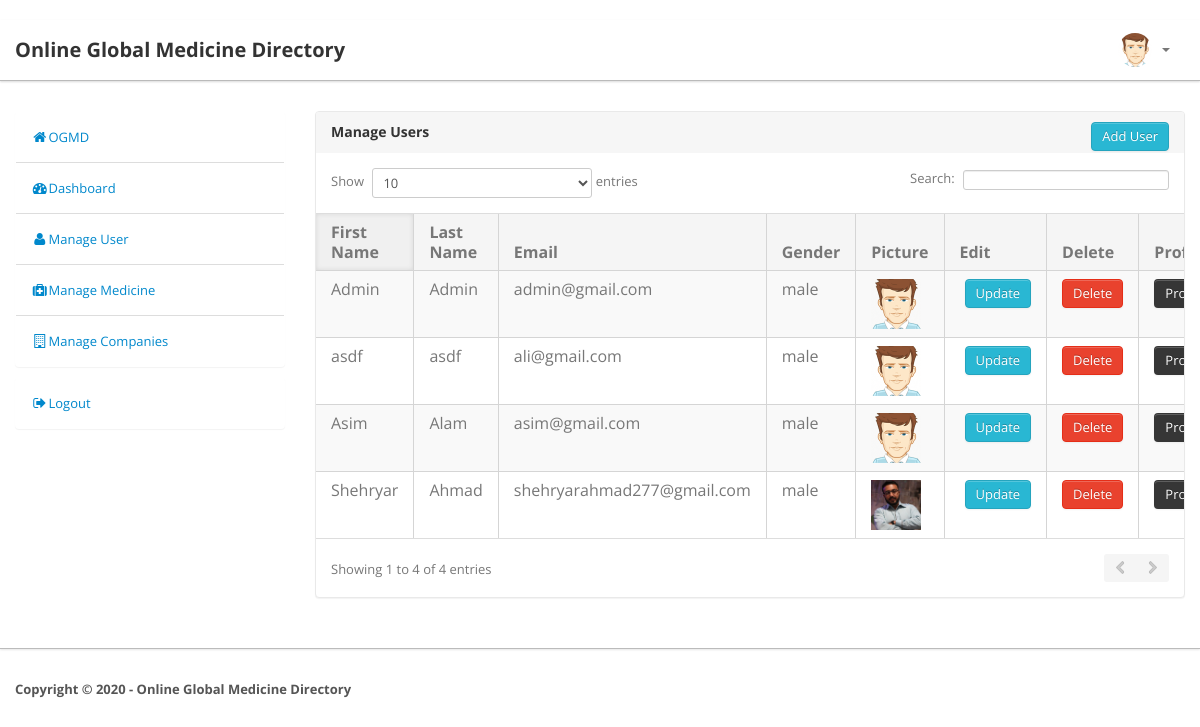
The app's page /manage_user.php (signed in) with its own data.
### tables this page shows
CREATE TABLE `users` (
  `user_id` int(11) NOT NULL,
  `user_type` varchar(30) NOT NULL,
  `firstname` varchar(100) NOT NULL,
  `lastname` varchar(100) NOT NULL,
  `useremail` varchar(100) NOT NULL,
  `userpassword` varchar(100) NOT NULL,
  `gender` varchar(50) NOT NULL,
  `userimage` varchar(300) NOT NULL
);

### manage_user.php (the view, shortened to what this page needs)
﻿<!DOCTYPE html>
<html lang="en">
    <head>
    <head>
        <link type="text/css" href="bootstrap/css/bootstrap.min.css" rel="stylesheet">
        <link type="text/css" href="bootstrap/css/bootstrap-responsive.min.css" rel="stylesheet">
        <link type="text/css" href="css/theme.css" rel="stylesheet">
        <link type="text/css" href="images/icons/css/font-awesome.css" rel="stylesheet">
    </head>
    <body>
        <?php include 'php/navbar.php'; ?>
        <div class="wrapper">
            <div class="container">
                <div class="row">
                    <div class="span3">
                        <div class="sidebar">
                            <?php include 'php/sidebar.php'; ?>
                        </div>
                    </div>
                    <div class="span9">
                        <div class="module">
                            <div class="module-head">
                                <h3>Manage Users <a class="btn btn-info btn-md pull-right" href="add_user.php">Add User</a></h3>
                            </div>
                            <div class="module-body table">
                                <table cellpadding="0" cellspacing="0" border="0" class="datatable-1 table table-bordered table-striped	 display" width="100%">
                                    <thead>
                                        <tr>
                                            <th>First Name</th>
                                            <th>Last Name</th>
                                            <th>Email</th>
                                            <th>Gender</th>
                                            <th>Picture</th>
                                            <th>Edit</th>
                                            <th>Delete</th>
                                            <th>Profile</th>
                                        </tr>
                                    </thead>
                                    <tbody>
                                        <?php
                                        include 'php/conn.php';
                                        $q = "select * from users";
                                        $query = mysqli_query($conn, $q);
                                        while ($result_user = (mysqli_fetch_array($query))) {
                                            ?>
                                            <tr class="odd gradeX">
                                                <td><?php echo $result_user['firstname']; ?></td>
                                                <td><?php echo $result_user['lastname']; ?></td>
                                                <td><?php echo $result_user['useremail']; ?></td>
                                                <td class="center"><?php echo $result_user['gender']; ?></td>
                                                <td class="center"><img src="uploads/<?php echo $result_user['userimage']; ?>" width="50px" height="50px"></td>
                                                <td>
                                                    <form method="POST" action="edit_user.php">
                                                        <input type="submit" id="user_update" name="user_update" value="Update" class="btn btn-info"/>
                                                    </form>
                                                </td>
                                                <td class="center">
                                                    <a href="php/del_user.php?id=<?php echo $result_user['user_id'];?>"><button class="btn btn-danger">Delete</button></a>
                                                </td>
                                                <td class="center">
                                                    <a href="user_profile.php?id=<?php echo $result_user['user_id']; ?>"><button class="btn btn-inverse">Profile</button></a>
                                                </td>
                                            </tr>
                                        <?php } ?>
                                </table>
                            </div>
                        </div>
                    </div>
                </div>
            </div>
        </div>
        <div class="footer">
            <div class="container">
                <b class="copyright"> Copyright &copy; 2020 - Online Global Medicine Directory</b>
            </div>
        </div>
    </body>
</html>

### php/navbar.php (shortened to what this page needs)
<!DOCTYPE html>
<html>
    <head>
        <link type="text/css" href="bootstrap/css/bootstrap.min.css" rel="stylesheet">
        <link type="text/css" href="bootstrap/css/bootstrap-responsive.min.css" rel="stylesheet">
        <link type="text/css" href="css/theme.css" rel="stylesheet">
        <link type="text/css" href="images/icons/css/font-awesome.css" rel="stylesheet">
    </head>
    <body>
        <?php
        include 'conn.php';
        $nav = "SELECT * FROM `users`";
        $query_nav = mysqli_query($conn, $nav);
        $result_nav = mysqli_fetch_array($query_nav);
        ?>
        <div class="navbar navbar-fixed-top">
            <div class="navbar-inner">
                <div class="container">
                        <a class="brand" href="index.php">Online Global Medicine Directory</a>
                    <div class="nav-collapse collapse navbar-inverse-collapse">
                        <ul class="nav pull-right">
                            <?php
                            if (isset($_SESSION['loggedin'])) {
                                if ($_SESSION['loggedin'] == true) {
                                    ?>
                                    <li class="nav-user dropdown"><a href="#" class="dropdown-toggle" data-toggle="dropdown">
                                            <img src="uploads/<?php echo $result_nav['userimage']; ?>" class="nav-avatar" />
                                            <b class="caret"></b></a>
                                    </li>
                                <?php } ?>
                            <?php } else { ?>
                                <li><a href="login.php">Login</a></li>
                                <li><a href="signup.php">Sing Up</a></li>
                            <?php } ?>
                        </ul>
                    </div>
                </div>
            </div>
        </div>
    </body>
</html>

### php/sidebar.php (shortened to what this page needs)
<!DOCTYPE html>
<html>
    <head>
        <link type="text/css" href="bootstrap/css/bootstrap.min.css" rel="stylesheet">
        <link type="text/css" href="bootstrap/css/bootstrap-responsive.min.css" rel="stylesheet">
        <link type="text/css" href="css/theme.css" rel="stylesheet">
        <link type="text/css" href="images/icons/css/font-awesome.css" rel="stylesheet">
    </head>
    <body>
        <ul class="widget widget-usage unstyled">
            <li class="active">
                <a href="index.php"><i class="menu-icon icon-home"></i>OGMD</a>
            </li>
            <li class="active">
                <a href="admin.php"><i class="menu-icon icon-dashboard"></i>Dashboard</a>
            </li>
            <?php if ($_SESSION['userType'] == 1) { ?>
                <li class="active">
                    <a href="manage_user.php"><i class="menu-icon icon-user"></i>Manage User</a>
                </li>
            <?php } ?>
            <li class="active">
                <a href="manage_medicine.php"><i class="menu-icon icon-medkit"></i>Manage Medicine</a>
            </li>
            <li class="active">
                <a href="manage_company.php"><i class="menu-icon icon-building"></i>Manage Companies</a>
            </li>
        </ul>
        <ul class="widget widget-usage unstyled">
            <li><a href="php/logout.php"><i class="menu-icon icon-signout"></i>Logout </a></li>
        </ul>
    </body>
</html>

### records on screen
users: userimage (picture), firstname "Asim", lastname "Alam", useremail "asim@gmail.com", gender "male"
users: firstname "Shehryar", lastname "Ahmad", useremail "shehryarahmad277@gmail.com", gender "male", userimage (picture)
users: firstname "Admin", lastname "Admin", useremail "admin@gmail.com", gender "male", userimage (picture)
users: firstname "asdf", lastname "asdf", useremail "ali@gmail.com", gender "male", userimage (picture)
